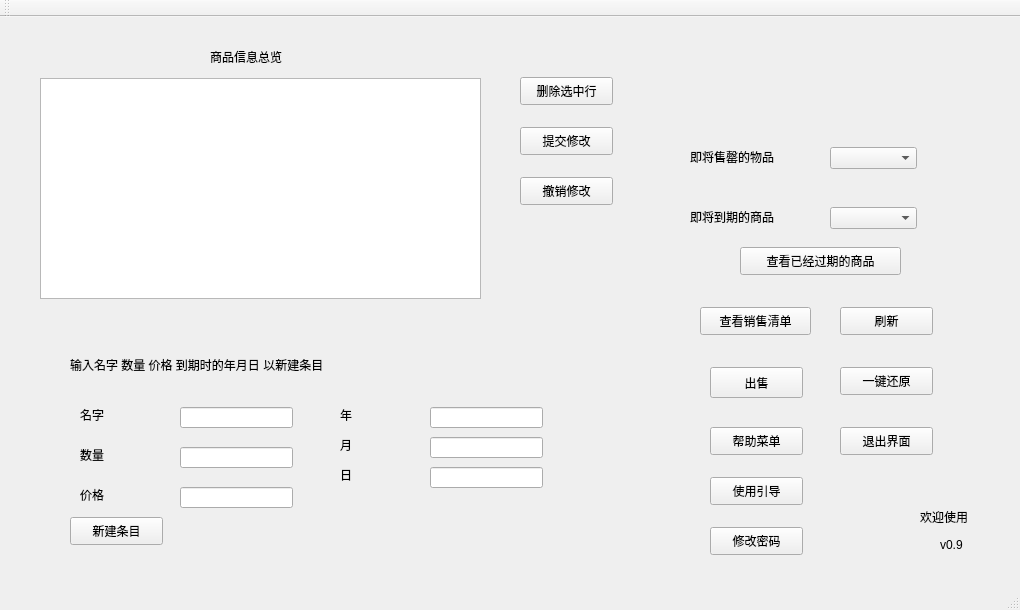
<?xml version="1.0" encoding="UTF-8"?>
<ui version="4.0">
 <class>MainWindow</class>
 <widget class="QMainWindow" name="MainWindow">
  <property name="geometry">
   <rect>
    <x>0</x>
    <y>0</y>
    <width>1020</width>
    <height>610</height>
   </rect>
  </property>
  <property name="windowTitle">
   <string>MainWindow</string>
  </property>
  <widget class="QWidget" name="centralWidget">
   <widget class="QLabel" name="newCargoLabel">
    <property name="geometry">
     <rect>
      <x>70</x>
      <y>340</y>
      <width>341</width>
      <height>16</height>
     </rect>
    </property>
    <property name="text">
     <string>输入名字 数量 价格 到期时的年月日 以新建条目</string>
    </property>
   </widget>
   <widget class="QLineEdit" name="nameEdit">
    <property name="geometry">
     <rect>
      <x>180</x>
      <y>390</y>
      <width>113</width>
      <height>21</height>
     </rect>
    </property>
   </widget>
   <widget class="QLabel" name="label_4">
    <property name="geometry">
     <rect>
      <x>80</x>
      <y>390</y>
      <width>72</width>
      <height>15</height>
     </rect>
    </property>
    <property name="text">
     <string>名字</string>
    </property>
   </widget>
   <widget class="QLabel" name="label_3">
    <property name="geometry">
     <rect>
      <x>80</x>
      <y>430</y>
      <width>72</width>
      <height>15</height>
     </rect>
    </property>
    <property name="text">
     <string>数量</string>
    </property>
   </widget>
   <widget class="QLineEdit" name="amountEdit">
    <property name="geometry">
     <rect>
      <x>180</x>
      <y>430</y>
      <width>113</width>
      <height>21</height>
     </rect>
    </property>
   </widget>
   <widget class="QLabel" name="label_2">
    <property name="geometry">
     <rect>
      <x>80</x>
      <y>470</y>
      <width>72</width>
      <height>15</height>
     </rect>
    </property>
    <property name="text">
     <string>价格</string>
    </property>
   </widget>
   <widget class="QLineEdit" name="priceEdit">
    <property name="geometry">
     <rect>
      <x>180</x>
      <y>470</y>
      <width>113</width>
      <height>21</height>
     </rect>
    </property>
   </widget>
   <widget class="QPushButton" name="newBtn">
    <property name="enabled">
     <bool>true</bool>
    </property>
    <property name="geometry">
     <rect>
      <x>70</x>
      <y>500</y>
      <width>93</width>
      <height>28</height>
     </rect>
    </property>
    <property name="text">
     <string>新建条目</string>
    </property>
   </widget>
   <widget class="QTableView" name="cargoTableView">
    <property name="geometry">
     <rect>
      <x>40</x>
      <y>61</y>
      <width>441</width>
      <height>221</height>
     </rect>
    </property>
   </widget>
   <widget class="QLabel" name="viewBoxLabel">
    <property name="geometry">
     <rect>
      <x>210</x>
      <y>30</y>
      <width>91</width>
      <height>20</height>
     </rect>
    </property>
    <property name="text">
     <string>商品信息总览</string>
    </property>
   </widget>
   <widget class="QPushButton" name="sellButton">
    <property name="geometry">
     <rect>
      <x>710</x>
      <y>350</y>
      <width>93</width>
      <height>31</height>
     </rect>
    </property>
    <property name="text">
     <string>出售</string>
    </property>
   </widget>
   <widget class="QPushButton" name="deleteButton">
    <property name="geometry">
     <rect>
      <x>520</x>
      <y>60</y>
      <width>93</width>
      <height>28</height>
     </rect>
    </property>
    <property name="text">
     <string>删除选中行</string>
    </property>
   </widget>
   <widget class="QLabel" name="label">
    <property name="geometry">
     <rect>
      <x>690</x>
      <y>130</y>
      <width>111</width>
      <height>20</height>
     </rect>
    </property>
    <property name="text">
     <string>即将售罄的物品</string>
    </property>
   </widget>
   <widget class="QComboBox" name="comboBox">
    <property name="geometry">
     <rect>
      <x>830</x>
      <y>130</y>
      <width>87</width>
      <height>22</height>
     </rect>
    </property>
   </widget>
   <widget class="QPushButton" name="resetBtn">
    <property name="geometry">
     <rect>
      <x>840</x>
      <y>350</y>
      <width>93</width>
      <height>28</height>
     </rect>
    </property>
    <property name="text">
     <string>一键还原</string>
    </property>
   </widget>
   <widget class="QPushButton" name="cancelBtn">
    <property name="geometry">
     <rect>
      <x>840</x>
      <y>410</y>
      <width>93</width>
      <height>28</height>
     </rect>
    </property>
    <property name="text">
     <string>退出界面</string>
    </property>
   </widget>
   <widget class="QLabel" name="welcomeLabel">
    <property name="geometry">
     <rect>
      <x>920</x>
      <y>490</y>
      <width>91</width>
      <height>20</height>
     </rect>
    </property>
    <property name="text">
     <string>欢迎使用</string>
    </property>
   </widget>
   <widget class="QLabel" name="typeLabel">
    <property name="geometry">
     <rect>
      <x>940</x>
      <y>520</y>
      <width>72</width>
      <height>15</height>
     </rect>
    </property>
    <property name="text">
     <string>v0.9</string>
    </property>
   </widget>
   <widget class="QLabel" name="label_5">
    <property name="geometry">
     <rect>
      <x>340</x>
      <y>390</y>
      <width>72</width>
      <height>15</height>
     </rect>
    </property>
    <property name="text">
     <string>年</string>
    </property>
   </widget>
   <widget class="QLabel" name="label_6">
    <property name="geometry">
     <rect>
      <x>340</x>
      <y>420</y>
      <width>72</width>
      <height>15</height>
     </rect>
    </property>
    <property name="text">
     <string>月</string>
    </property>
   </widget>
   <widget class="QLabel" name="label_7">
    <property name="geometry">
     <rect>
      <x>340</x>
      <y>450</y>
      <width>72</width>
      <height>15</height>
     </rect>
    </property>
    <property name="text">
     <string>日</string>
    </property>
   </widget>
   <widget class="QLineEdit" name="yearEdit">
    <property name="geometry">
     <rect>
      <x>430</x>
      <y>390</y>
      <width>113</width>
      <height>21</height>
     </rect>
    </property>
   </widget>
   <widget class="QLineEdit" name="monthEdit">
    <property name="geometry">
     <rect>
      <x>430</x>
      <y>420</y>
      <width>113</width>
      <height>21</height>
     </rect>
    </property>
   </widget>
   <widget class="QLineEdit" name="dayEdit">
    <property name="geometry">
     <rect>
      <x>430</x>
      <y>450</y>
      <width>113</width>
      <height>21</height>
     </rect>
    </property>
   </widget>
   <widget class="QLabel" name="label_8">
    <property name="geometry">
     <rect>
      <x>690</x>
      <y>190</y>
      <width>111</width>
      <height>20</height>
     </rect>
    </property>
    <property name="text">
     <string>即将到期的商品</string>
    </property>
   </widget>
   <widget class="QComboBox" name="timeCombox">
    <property name="geometry">
     <rect>
      <x>830</x>
      <y>190</y>
      <width>87</width>
      <height>22</height>
     </rect>
    </property>
   </widget>
   <widget class="QPushButton" name="renewBtn">
    <property name="geometry">
     <rect>
      <x>840</x>
      <y>290</y>
      <width>93</width>
      <height>28</height>
     </rect>
    </property>
    <property name="text">
     <string>刷新</string>
    </property>
   </widget>
   <widget class="QPushButton" name="viewOutDateCargo">
    <property name="geometry">
     <rect>
      <x>740</x>
      <y>230</y>
      <width>161</width>
      <height>28</height>
     </rect>
    </property>
    <property name="text">
     <string>查看已经过期的商品</string>
    </property>
   </widget>
   <widget class="QPushButton" name="viewSellBtn">
    <property name="geometry">
     <rect>
      <x>700</x>
      <y>290</y>
      <width>111</width>
      <height>28</height>
     </rect>
    </property>
    <property name="text">
     <string>查看销售清单</string>
    </property>
   </widget>
   <widget class="QPushButton" name="assginBtn">
    <property name="geometry">
     <rect>
      <x>520</x>
      <y>110</y>
      <width>93</width>
      <height>28</height>
     </rect>
    </property>
    <property name="text">
     <string>提交修改</string>
    </property>
   </widget>
   <widget class="QPushButton" name="rollBackBtn">
    <property name="geometry">
     <rect>
      <x>520</x>
      <y>160</y>
      <width>93</width>
      <height>28</height>
     </rect>
    </property>
    <property name="text">
     <string>撤销修改</string>
    </property>
   </widget>
   <widget class="QPushButton" name="helperBtn">
    <property name="geometry">
     <rect>
      <x>710</x>
      <y>410</y>
      <width>93</width>
      <height>28</height>
     </rect>
    </property>
    <property name="text">
     <string>帮助菜单</string>
    </property>
   </widget>
   <widget class="QPushButton" name="guidBtn">
    <property name="geometry">
     <rect>
      <x>710</x>
      <y>460</y>
      <width>93</width>
      <height>28</height>
     </rect>
    </property>
    <property name="text">
     <string>使用引导</string>
    </property>
   </widget>
   <widget class="QPushButton" name="pushButton">
    <property name="geometry">
     <rect>
      <x>710</x>
      <y>510</y>
      <width>93</width>
      <height>28</height>
     </rect>
    </property>
    <property name="text">
     <string>修改密码</string>
    </property>
   </widget>
  </widget>
  <widget class="QMenuBar" name="menuBar">
   <property name="geometry">
    <rect>
     <x>0</x>
     <y>0</y>
     <width>1020</width>
     <height>26</height>
    </rect>
   </property>
  </widget>
  <widget class="QToolBar" name="mainToolBar">
   <attribute name="toolBarArea">
    <enum>TopToolBarArea</enum>
   </attribute>
   <attribute name="toolBarBreak">
    <bool>false</bool>
   </attribute>
  </widget>
  <widget class="QStatusBar" name="statusBar"/>
 </widget>
 <layoutdefault spacing="6" margin="11"/>
 <resources/>
 <connections/>
</ui>
